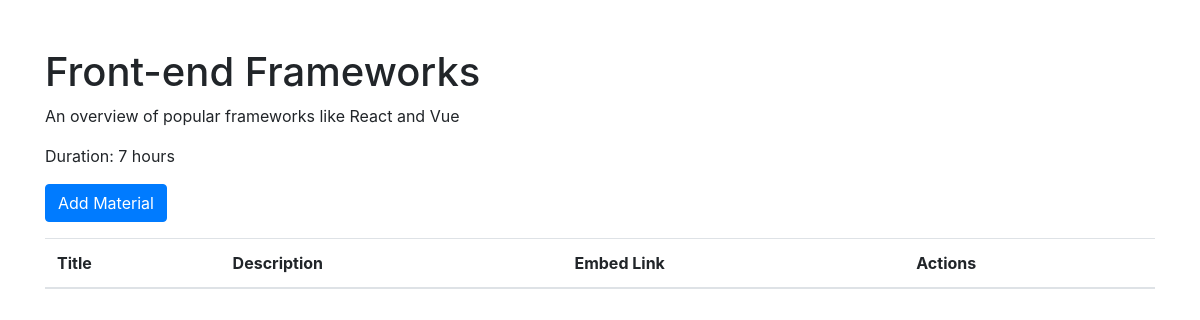
/course_view.php?id=4, run on the app's committed database.
### tables this page shows
CREATE TABLE `courses` (
  `id` int(11) NOT NULL,
  `title` varchar(255) NOT NULL,
  `description` text DEFAULT NULL,
  `duration` int(11) NOT NULL
);

### course_view.php (the view, shortened to what this page needs)
<?php
include 'db.php';
$id = $_GET['id'];
$sql = "SELECT * FROM courses WHERE id=$id";
$course_result = $conn->query($sql);
$course = $course_result->fetch_assoc();
?>
<!DOCTYPE html>
<html lang="en">
<head>
    <link rel="stylesheet" href="https://cdn.jsdelivr.net/npm/bootstrap@4.6.1/dist/css/bootstrap.min.css">
</head>
<body>
    <div class="container">
        <h1 class="mt-5"><?php echo $course['title']; ?></h1>
        <p><?php echo $course['description']; ?></p>
        <p>Duration: <?php echo $course['duration']; ?> hours</p>
        <a href="material_create.php?course_id=<?php echo $id; ?>" class="btn btn-primary mb-3">Add Material</a>
        <table class="table">
            <thead>
                <tr>
                    <th>Title</th>
                    <th>Description</th>
                    <th>Embed Link</th>
                    <th>Actions</th>
                </tr>
            </thead>
        </table>
    </div>
</body>
</html>

### data on the page
courses: title "Front-end Frameworks", description "An overview of popular frameworks like React and Vue", duration "7"
